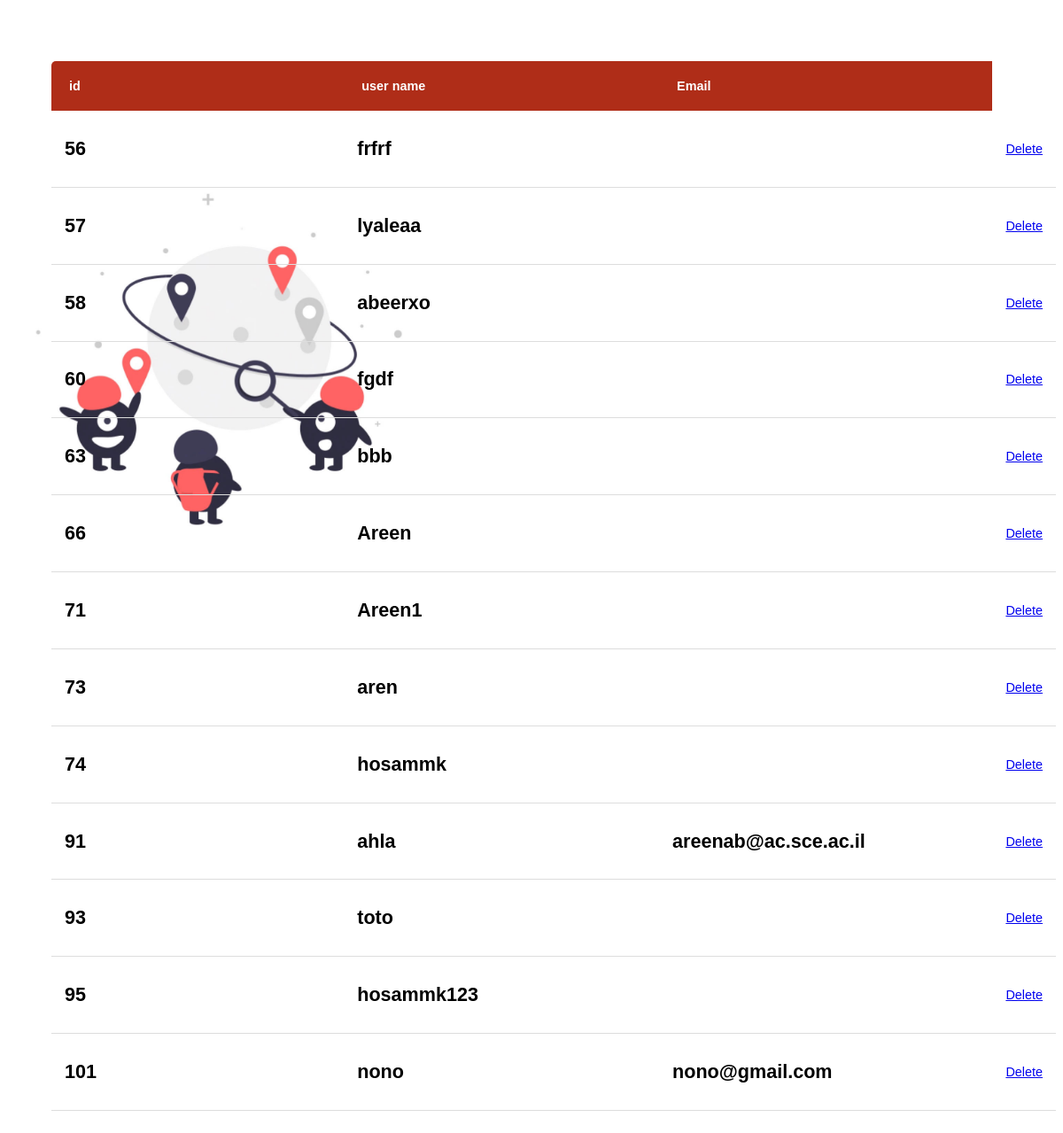
Screenshot of /deluser/ with the database file from the repository.
### project/models.py (models this page shows)
class User(AbstractUser):
    is_passenger=models.BooleanField(default=False)
    is_Admin=models.BooleanField(default=False)

### project/views.py (the view)
# urls.py: path('deluser/',views.deluser,name="deluser"),
def  deluser(request):
    user= User.objects.filter(is_passenger=True)
    return render(request,'project/deluser.html',{'users': user})

### project/templates/project/deluser.html (shortened to what this page needs)
{% load static %}
<!DOCTYPE html>
<html>
    <head>
        <link rel="stylesheet" href="">
    </head>
<body  style="background-image:url('{% static 'img/unnamed.jpg' %}'); background-repeat: no-repeat; background-size:100%;">
  <br>
  <br>
      <table class="content-table">
  <thead>
    <tr>
      <th>id</th>
      <th>user name</th>
      <th>Email</th>
    </tr>
  </thead>
  {% for user in users%}
  <tr>
    <td><b><h2>{{user.id}}</h2></b></td>
    <td><b><h2>{{user.username}}</h2></b></td>
    <td><b><h2>{{user.email}}</h2></b></td>
    <td>
    <a href="/delete/{{user.id}}" class="btn btn-danger" > Delete </a>
    </td>
    </tr>
    {% endfor %}
</table>
    </body>
</html>

### project/templates/project/deluser.html (style rules this page uses)
* { font-family: sans-serif; }
.content-table { border-collapse: collapse; margin: 25px 0; font-size: 0.9em; min-width: 800px; border-radius: 5px 5px 0 0; overflow: hidden; margin-left:50px; }
.content-table thead tr { background-color: #AF2D18; color: #ffffff; text-align: left; font-weight: bold; }
.content-table th { width: 380px; padding: 20px; margin: 25px auto; }
.content-table td { padding: 12px 15px; }
.content-table tbody tr { border-bottom: 1px solid #dddddd; }

### rows the page displays
User: id "56", username "frfrf"
User: id "57", username "lyaleaa"
User: id "58", username "abeerxo"
User: id "60", username "fgdf"
User: id "63", username "bbb"
User: id "66", username "Areen"
User: id "71", username "Areen1"
User: id "73", username "aren"
User: id "74", username "hosammk"
User: id "91", username "ahla", email "areenab@ac.sce.ac.il"
User: id "93", username "toto"
User: id "95", username "hosammk123"
User: id "101", username "nono", email "nono@gmail.com"
